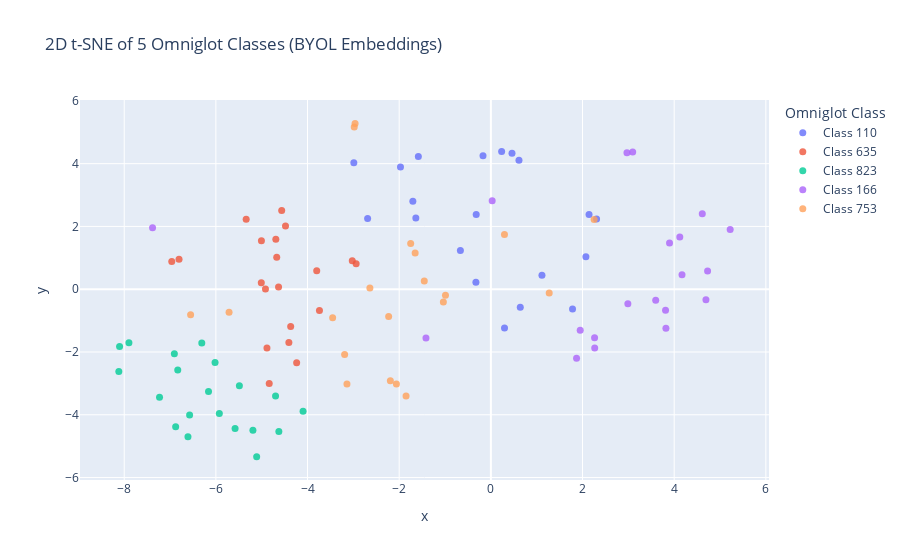

The cell this chart's notebook holds for it:
### Code cell
from sklearn.manifold import TSNE

# Compute 2D t-SNE
tsne_2d = TSNE(n_components=2, perplexity=30, init='pca', random_state=42)
X_2d = tsne_2d.fit_transform(X)

# Prepare DataFrame for plotting
df_2d = pd.DataFrame({
    'x': X_2d[:, 0],
    'y': X_2d[:, 1],
    'class': y
})
df_2d = df_2d[df_2d['class'].isin(selected_classes)]
df_2d['class'] = df_2d['class'].map(label_map)

import plotly.express as px

fig2d = px.scatter(
    df_2d, x='x', y='y', color='class',
    title="2D t-SNE of 5 Omniglot Classes (BYOL Embeddings)",
    labels={"class": "Omniglot Class"},
    opacity=0.8
)
fig2d.update_traces(marker=dict(size=7))
fig2d.show()

### Figure 1 — Plotly figure (JSON) as saved in the notebook; plotly's stock layout.template omitted (floating-point values rounded to 4 significant figures)
{"data": [{"hovertemplate": "Omniglot Class=Class 110<br>x=%{x}<br>y=%{y}<extra></extra>", "legendgroup": "Class 110", "marker": {"color": "#636efa", "opacity": 0.8, "size": 7, "symbol": "circle"}, "mode": "markers", "name": "Class 110", "orientation": "v", "showlegend": true, "type": "scatter", "x": [-1.637, -2.689, 1.115, -2.99, -0.665, 1.782, 0.4611, 0.2349, 0.6133, -0.3197, 2.307, -1.972, 0.6416, 2.142, -0.3262, -0.1716, 2.074, -1.702, -1.582, 0.2978], "xaxis": "x", "y": [2.266, 2.256, 0.4473, 4.027, 1.234, -0.6337, 4.328, 4.386, 4.106, 2.377, 2.241, 3.893, -0.5716, 2.382, 0.2199, 4.253, 1.032, 2.799, 4.226, -1.237], "yaxis": "y"}, {"hovertemplate": "Omniglot Class=Class 635<br>x=%{x}<br>y=%{y}<extra></extra>", "legendgroup": "Class 635", "marker": {"color": "#EF553B", "opacity": 0.8, "size": 7, "symbol": "circle"}, "mode": "markers", "name": "Class 635", "orientation": "v", "showlegend": true, "type": "scatter", "x": [-4.368, -4.481, -3.74, -3.8, -3.024, -4.918, -4.692, -4.632, -5.009, -6.962, -4.238, -4.672, -5.006, -4.407, -5.339, -4.564, -4.886, -4.836, -6.804, -2.939], "xaxis": "x", "y": [-1.192, 2.015, -0.6815, 0.5894, 0.9036, 0.007186, 1.588, 0.07255, 0.2066, 0.8837, -2.344, 1.017, 1.543, -1.698, 2.227, 2.511, -1.873, -3.003, 0.9505, 0.8132], "yaxis": "y"}, {"hovertemplate": "Omniglot Class=Class 823<br>x=%{x}<br>y=%{y}<extra></extra>", "legendgroup": "Class 823", "marker": {"color": "#00cc96", "opacity": 0.8, "size": 7, "symbol": "circle"}, "mode": "markers", "name": "Class 823", "orientation": "v", "showlegend": true, "type": "scatter", "x": [-5.581, -6.906, -8.101, -6.573, -4.098, -5.487, -7.23, -5.925, -5.192, -4.626, -6.832, -6.307, -7.897, -4.698, -5.11, -6.609, -6.161, -8.117, -6.877, -6.018], "xaxis": "x", "y": [-4.442, -2.058, -1.827, -4.009, -3.887, -3.077, -3.439, -3.957, -4.496, -4.538, -2.575, -1.718, -1.705, -3.4, -5.334, -4.699, -3.258, -2.619, -4.38, -2.339], "yaxis": "y"}, {"hovertemplate": "Omniglot Class=Class 166<br>x=%{x}<br>y=%{y}<extra></extra>", "legendgroup": "Class 166", "marker": {"color": "#ab63fa", "opacity": 0.8, "size": 7, "symbol": "circle"}, "mode": "markers", "name": "Class 166", "orientation": "v", "showlegend": true, "type": "scatter", "x": [3.811, 2.266, -1.416, 1.949, 0.02869, 3.094, 1.87, 5.222, 2.989, 4.729, 4.17, -7.382, 3.82, 2.263, 4.693, 4.613, 3.898, 4.122, 2.969, 3.596], "xaxis": "x", "y": [-0.6712, -1.872, -1.554, -1.312, 2.818, 4.373, -2.203, 1.9, -0.4599, 0.5816, 0.4603, 1.955, -1.245, -1.547, -0.3334, 2.408, 1.471, 1.661, 4.347, -0.3524], "yaxis": "y"}, {"hovertemplate": "Omniglot Class=Class 753<br>x=%{x}<br>y=%{y}<extra></extra>", "legendgroup": "Class 753", "marker": {"color": "#FFA15A", "opacity": 0.8, "size": 7, "symbol": "circle"}, "mode": "markers", "name": "Class 753", "orientation": "v", "showlegend": true, "type": "scatter", "x": [2.253, 0.2969, -2.64, -3.19, -2.061, -1.453, -2.23, -3.453, -3.14, -1.036, -2.193, -1.652, -5.712, -2.981, -6.551, -0.9901, -1.749, -2.963, -1.85, 1.273], "xaxis": "x", "y": [2.22, 1.745, 0.03799, -2.077, -3.019, 0.2594, -0.8675, -0.9135, -3.018, -0.41, -2.92, 1.157, -0.7349, 5.167, -0.8172, -0.19, 1.455, 5.284, -3.407, -0.1241], "yaxis": "y"}], "layout": {"legend": {"title": {"text": "Omniglot Class"}, "tracegroupgap": 0}, "title": {"text": "2D t-SNE of 5 Omniglot Classes (BYOL Embeddings)"}, "xaxis": {"anchor": "y", "domain": [0, 1], "title": {"text": "x"}}, "yaxis": {"anchor": "x", "domain": [0, 1], "title": {"text": "y"}}}}
